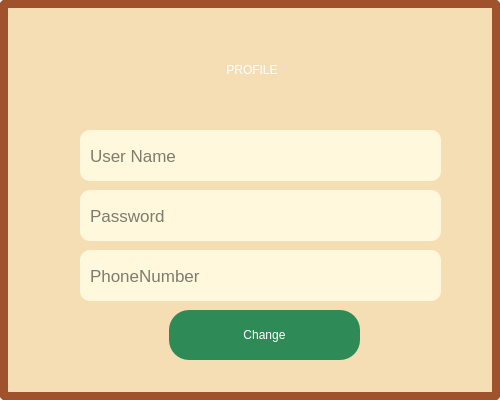
<?xml version="1.0" encoding="UTF-8"?>
<ui version="4.0">
 <class>editprofile</class>
 <widget class="QMainWindow" name="editprofile">
  <property name="geometry">
   <rect>
    <x>0</x>
    <y>0</y>
    <width>500</width>
    <height>400</height>
   </rect>
  </property>
  <property name="minimumSize">
   <size>
    <width>500</width>
    <height>400</height>
   </size>
  </property>
  <property name="maximumSize">
   <size>
    <width>500</width>
    <height>400</height>
   </size>
  </property>
  <property name="windowTitle">
   <string>MainWindow</string>
  </property>
  <property name="styleSheet">
   <string notr="true"/>
  </property>
  <widget class="QWidget" name="centralwidget">
   <widget class="QLabel" name="label">
    <property name="geometry">
     <rect>
      <x>0</x>
      <y>0</y>
      <width>500</width>
      <height>400</height>
     </rect>
    </property>
    <property name="minimumSize">
     <size>
      <width>500</width>
      <height>400</height>
     </size>
    </property>
    <property name="maximumSize">
     <size>
      <width>500</width>
      <height>400</height>
     </size>
    </property>
    <property name="styleSheet">
     <string notr="true">background-color:#F5DEB3;
border:8px solid;
border-radius:5px;
border-color:#A0522D;</string>
    </property>
    <property name="text">
     <string/>
    </property>
   </widget>
   <widget class="QLineEdit" name="username_edt">
    <property name="geometry">
     <rect>
      <x>80</x>
      <y>130</y>
      <width>361</width>
      <height>51</height>
     </rect>
    </property>
    <property name="styleSheet">
     <string notr="true">border-radius:5px;
padding-left:8px;
border-radius:10px;
color:#00000;
background-color:#FFF8DC;
font-size:17px;</string>
    </property>
    <property name="placeholderText">
     <string>User Name</string>
    </property>
   </widget>
   <widget class="QLineEdit" name="password_edt">
    <property name="geometry">
     <rect>
      <x>80</x>
      <y>190</y>
      <width>361</width>
      <height>51</height>
     </rect>
    </property>
    <property name="styleSheet">
     <string notr="true">border-radius:5px;
padding-left:8px;
border-radius:10px;
color:#00000;
background-color:#FFF8DC;
font-size:17px;</string>
    </property>
    <property name="placeholderText">
     <string>Password</string>
    </property>
   </widget>
   <widget class="QLineEdit" name="phone_edt">
    <property name="geometry">
     <rect>
      <x>80</x>
      <y>250</y>
      <width>361</width>
      <height>51</height>
     </rect>
    </property>
    <property name="styleSheet">
     <string notr="true">border-radius:5px;
padding-left:8px;
border-radius:10px;
color:#00000;
background-color:#FFF8DC;
font-size:17px;</string>
    </property>
    <property name="placeholderText">
     <string>PhoneNumber</string>
    </property>
   </widget>
   <widget class="QLabel" name="label_2">
    <property name="geometry">
     <rect>
      <x>141</x>
      <y>-100</y>
      <width>311</width>
      <height>111</height>
     </rect>
    </property>
    <property name="styleSheet">
     <string notr="true">border-image: url(:/label.png);</string>
    </property>
    <property name="text">
     <string/>
    </property>
    <property name="alignment">
     <set>Qt::AlignCenter</set>
    </property>
   </widget>
   <widget class="QLabel" name="label_3">
    <property name="geometry">
     <rect>
      <x>137</x>
      <y>55</y>
      <width>230</width>
      <height>30</height>
     </rect>
    </property>
    <property name="styleSheet">
     <string notr="true">font: 700 20pt &quot;Rockwell Condensed&quot;;
color:#fff;</string>
    </property>
    <property name="text">
     <string>PROFILE</string>
    </property>
    <property name="alignment">
     <set>Qt::AlignCenter</set>
    </property>
   </widget>
   <widget class="QPushButton" name="change_btn">
    <property name="geometry">
     <rect>
      <x>169</x>
      <y>310</y>
      <width>191</width>
      <height>50</height>
     </rect>
    </property>
    <property name="cursor">
     <cursorShape>PointingHandCursor</cursorShape>
    </property>
    <property name="styleSheet">
     <string notr="true">QPushButton{
border-radius:20px;
color:#fff;
font: 12pt &quot;MS Reference Sans Serif&quot;;
background-color:#2E8B57;
}
QPushButton:hover{
background-color:#3CB371;
}

</string>
    </property>
    <property name="text">
     <string>Change</string>
    </property>
   </widget>
   <widget class="QLabel" name="label_4">
    <property name="geometry">
     <rect>
      <x>110</x>
      <y>30</y>
      <width>291</width>
      <height>81</height>
     </rect>
    </property>
    <property name="styleSheet">
     <string notr="true">border-image: url(:/label.png);</string>
    </property>
    <property name="text">
     <string/>
    </property>
   </widget>
   <zorder>label</zorder>
   <zorder>username_edt</zorder>
   <zorder>password_edt</zorder>
   <zorder>phone_edt</zorder>
   <zorder>label_2</zorder>
   <zorder>change_btn</zorder>
   <zorder>label_4</zorder>
   <zorder>label_3</zorder>
  </widget>
 </widget>
 <resources/>
 <connections/>
</ui>
